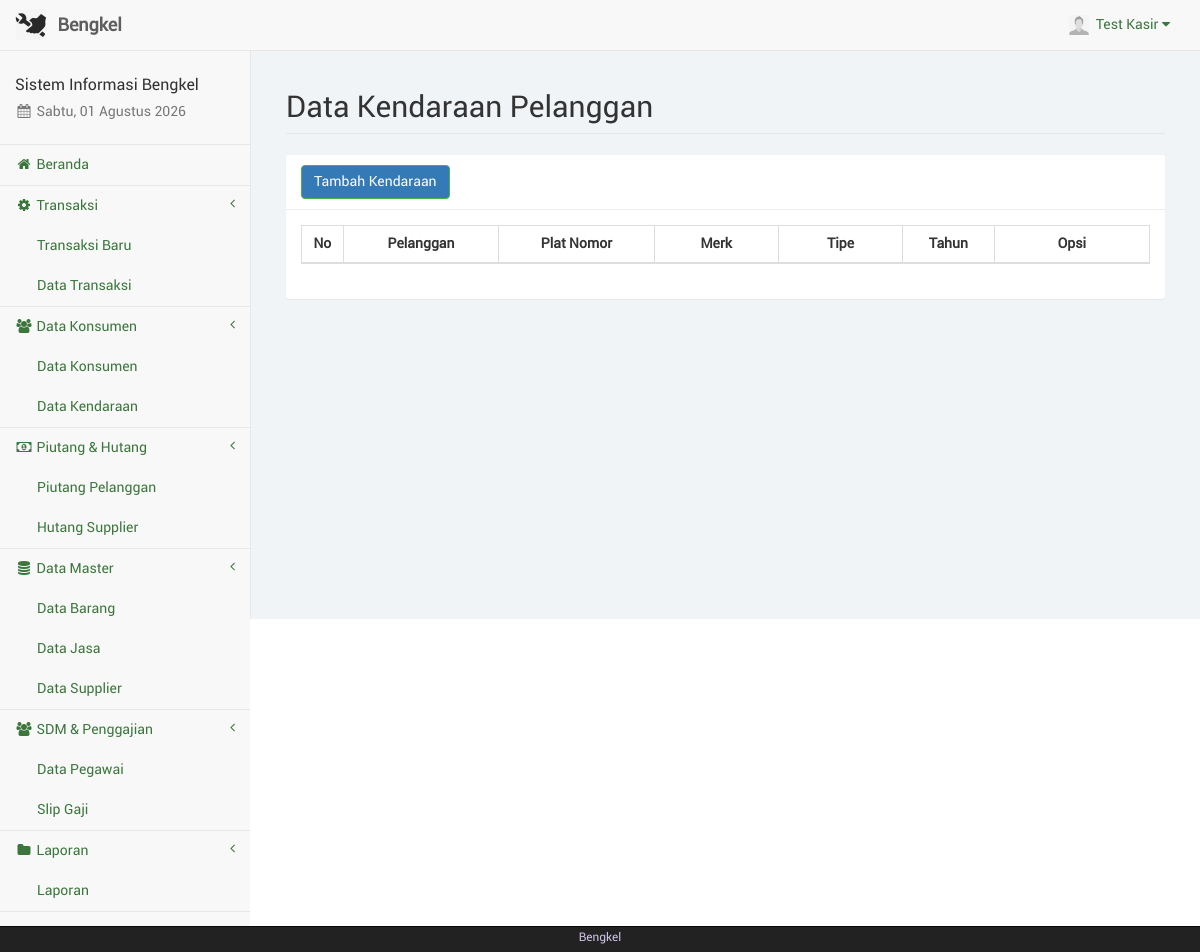
Screenshot of /kasir/kendaraan.php (signed in) with the database file from the repository.
### tables this page shows
CREATE TABLE IF NOT EXISTS `kasir` (
  `id_kasir` int(11) NOT NULL,
  `nama_kasir` varchar(50) NOT NULL,
  `telp_kasir` varchar(20) NOT NULL,
  `user_kasir` varchar(50) NOT NULL,
  `pass_kasir` varchar(100) NOT NULL,
  `foto_kasir` text NOT NULL,
  `id_adm` int(11) NOT NULL
);

### kasir/sess_check.php (called while the page is built, shortened)
<?php
	$chk_sess = isset($_SESSION['kasir']) ? (int)$_SESSION['kasir'] : 0;
	include("dist/config/koneksi.php");
	$sql_sess = "SELECT * FROM kasir WHERE id_kasir='$chk_sess'";
	$ress_sess = mysqli_query($conn, $sql_sess);
	$row_sess = mysqli_fetch_array($ress_sess);
	$sess_kasirname = $row_sess['nama_kasir'];
	$sess_kasirfoto = $row_sess['foto_kasir'];
?>

### kasir/layout_top.php (the view, shortened to what this page needs)
<?php
	$haries = array("Sunday" => "Minggu", "Monday" => "Senin", "Tuesday" => "Selasa", "Wednesday" => "Rabu", "Thursday" => "Kamis", "Friday" => "Jum'at", "Saturday" => "Sabtu");
	$bulans = array("", "Januari", "Februari", "Maret", "April", "Mei", "Juni", "Juli", "Agustus", "September", "Oktober", "November", "Desember");
	$hari_ini = $haries[date("l")];
	$bulan_ini = $bulans[date("n")];
	$tanggal = date("d");
	$tahun = date("Y");
?>
<!DOCTYPE html>
<html lang="en">
<head>
	<link href="libs/bootstrap/dist/css/bootstrap.min.css" rel="stylesheet">
	<link href="libs/metisMenu/dist/metisMenu.min.css" rel="stylesheet">
    <link href="libs/datatables-plugins/integration/bootstrap/3/dataTables.bootstrap.css" rel="stylesheet">
    <link href="libs/datatables-responsive/css/dataTables.responsive.css" rel="stylesheet">
	<link href="dist/css/sb-admin-2.css" rel="stylesheet">
	<link href="dist/css/offline-font.css" rel="stylesheet">
	<link href="dist/css/custom.css" rel="stylesheet">
	<link href="libs/font-awesome/css/font-awesome.min.css" rel="stylesheet" type="text/css">
</head>
<body>
    <div id="wrapper">
        <nav class="navbar navbar-default navbar-static-top" role="navigation" style="margin-bottom: 0">
            <div class="navbar-header">
				<a class="navbar-brand hidden-xs" href="index.php">
					<img src="foto/logo.png" alt="brand" width="32" class="float-left image-brand">
					<div class="float-right">&nbsp;<strong>Bengkel</strong></div>
				</a>
			</div>
            <ul class="nav navbar-top-links navbar-right">
				<li class="dropdown dropdown-right">
					<a class="dropdown-toggle" data-toggle="dropdown" href="#">
						<img src="../foto/<?php echo $sess_kasirfoto;?>" width="20px" height="20px" padding="0px">&nbsp;&nbsp;<?php echo ucfirst($sess_kasirname); ?>&nbsp;<i class="fa fa-caret-down"></i>
					</a>
				</li>
			</ul>
            <div class="navbar-default sidebar" role="navigation">
                <div class="sidebar-nav navbar-collapse">
                    <ul class="nav" id="side-menu">
                        <li class="sidebar-search">
							<h4>Sistem Informasi Bengkel</h4>
							<h5 class="text-muted"><i class="fa fa-calendar fa-fw"></i>&nbsp;<?php echo $hari_ini.", ".$tanggal." ".$bulan_ini." ".$tahun ?></h5>
						</li>
						<?php
							if($pagedesc == "Beranda") {
								echo '<li><a href="index.php" class="active"><i class="fa fa-home fa-fw"></i>&nbsp;Beranda</a></li>';
							}
							else {
								echo '<li><a href="index.php"><i class="fa fa-home fa-fw"></i>&nbsp;Beranda</a></li>';
							}
							if(isset($menuparent) && $menuparent == "transaksi") {
								echo '<li class="active">';
							}
							else {
								echo '<li>';
							}
						?>
							<a href="#"><i class="fa fa-gear fa-fw"></i>&nbsp;Transaksi<span class="fa arrow"></span></a>
							<ul class="nav nav-second-level">
								<?php
									if($pagedesc == "Transaksi Baru") {
										echo '<li><a href="trx_baru.php" class="active">Transaksi Baru</a></li>';
									}
									else {
										echo '<li><a href="trx_baru.php">Transaksi Baru</a></li>';
									}
								?>
								<?php
									if($pagedesc == "Data Transaksi") {
										echo '<li><a href="trx.php" class="active">Data Transaksi</a></li>';
									}
									else {
										echo '<li><a href="trx.php">Data Transaksi</a></li>';
									}
								?>
							</ul>
						</li>
						<?php
							if(isset($menuparent) && $menuparent == "konsumen") {
								echo '<li class="active">';
							}
							else {
								echo '<li>';
							}
						?>
							<a href="#"><i class="fa fa-group fa-fw"></i>&nbsp;Data Konsumen<span class="fa arrow"></span></a>
							<ul class="nav nav-second-level">
								<?php
									if($pagedesc == "Data Konsumen") {
										echo '<li><a href="konsumen.php" class="active">Data Konsumen</a></li>';
									}
									else {
										echo '<li><a href="konsumen.php">Data Konsumen</a></li>';
									}
									if($pagedesc == "Data Kendaraan") {
										echo '<li><a href="kendaraan.php" class="active">Data Kendaraan</a></li>';
									}
									else {
										echo '<li><a href="kendaraan.php">Data Kendaraan</a></li>';
									}
								?>
							</ul>
						</li>
						<?php
							if(isset($menuparent) && $menuparent == "piutang") {
								echo '<li class="active">';
							}
							else {
								echo '<li>';
							}
						?>
							<a href="#"><i class="fa fa-money fa-fw"></i>&nbsp;Piutang & Hutang<span class="fa arrow"></span></a>
							<ul class="nav nav-second-level">
								<?php
									if($pagedesc == "Piutang Pelanggan") {
										echo '<li><a href="piutang.php" class="active">Piutang Pelanggan</a></li>';
									}
									else {
										echo '<li><a href="piutang.php">Piutang Pelanggan</a></li>';
									}
									if($pagedesc == "Hutang Supplier") {
										echo '<li><a href="hutang.php" class="active">Hutang Supplier</a></li>';
									}
									else {
										echo '<li><a href="hutang.php">Hutang Supplier</a></li>';
									}
								?>
							</ul>
						</li>
						<?php
							if(isset($menuparent) && $menuparent == "barang") {
								echo '<li class="active">';
							}
							else {
								echo '<li>';
							}
						?>
							<a href="#"><i class="fa fa-database fa-fw"></i>&nbsp;Data Master<span class="fa arrow"></span></a>
							<ul class="nav nav-second-level">
								<?php
									if($pagedesc == "Data Barang") {
										echo '<li><a href="barang.php" class="active">Data Barang</a></li>';
									}
									else {
										echo '<li><a href="barang.php">Data Barang</a></li>';
									}
									if($pagedesc == "Data Jasa") {
										echo '<li><a href="jasa.php" class="active">Data Jasa</a></li>';
									}
									else {
										echo '<li><a href="jasa.php">Data Jasa</a></li>';
									}
									if($pagedesc == "Data Supplier") {
										echo '<li><a href="supplier.php" class="active">Data Supplier</a></li>';
									}
									else {
										echo '<li><a href="supplier.php">Data Supplier</a></li>';
									}
								?>
							</ul>
						</li>
						<?php
							if(isset($menuparent) && $menuparent == "sdm") {
								echo '<li class="active">';
							}
							else {
								echo '<li>';
							}
						?>
							<a href="#"><i class="fa fa-users fa-fw"></i>&nbsp;SDM & Penggajian<span class="fa arrow"></span></a>
							<ul class="nav nav-second-level">
								<?php
									if($pagedesc == "Data Pegawai") {
										echo '<li><a href="pegawai.php" class="active">Data Pegawai</a></li>';
									}
									else {
										echo '<li><a href="pegawai.php">Data Pegawai</a></li>';
									}
									if($pagedesc == "Slip Gaji") {
										echo '<li><a href="slip_gaji.php" class="active">Slip Gaji</a></li>';
									}
									else {
										echo '<li><a href="slip_gaji.php">Slip Gaji</a></li>';
									}
								?>
							</ul>
						</li>
						<?php
							if(isset($menuparent) && $menuparent == "laporan") {
								echo '<li class="active">';
							}
							else {
								echo '<li>';
							}
						?>
							<a href="#"><i class="fa fa-folder fa-fw"></i>&nbsp;Laporan<span class="fa arrow"></span></a>
							<ul class="nav nav-second-level">
								<?php
									if($pagedesc == "Laporan") {
										echo '<li><a href="laporan.php" class="active">Laporan</a></li>';
									}
									else {
										echo '<li><a href="laporan.php">Laporan</a></li>';
									}
								?>
							</ul>
						</li>
		                </ul>
                 </div>
             </div>
         </nav>

### rows the page displays
kasir: foto_kasir (picture), nama_kasir "Test Kasir"
